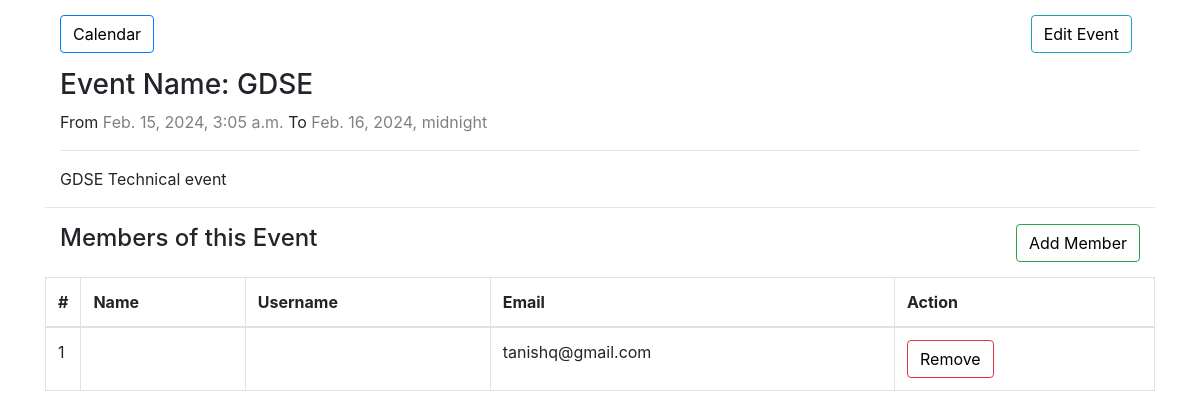
Page /event/2/details/ (signed in) on the committed database.
### calendarapp/models/event.py (models this page shows, shortened)
class Event(EventAbstract):
    user = models.ForeignKey(User, on_delete=models.CASCADE, related_name="events")
    title = models.CharField(max_length=200)
    description = models.TextField()
    start_time = models.DateTimeField()
    end_time = models.DateTimeField()
    objects = EventManager()

### calendarapp/models/event_member.py (models this page shows, shortened)
class EventMember(EventAbstract):
    event = models.ForeignKey(Event, on_delete=models.CASCADE, related_name="events")
    user = models.ForeignKey(
        User, on_delete=models.CASCADE, related_name="event_members"
    )
    class Meta:
        unique_together = ["event", "user"]

### accounts/models/user.py (models this page shows, shortened)
class User(AbstractBaseUser, PermissionsMixin):
    email = models.EmailField(
        _("Email Address"),
        max_length=255,
        unique=True,
        help_text="Ex: example@example.com",
    )
    is_staff = models.BooleanField(_("Staff status"), default=False)
    is_active = models.BooleanField(_("Active"), default=True)
    date_joined = models.DateTimeField(_("Date Joined"), auto_now_add=True)
    last_updated = models.DateTimeField(_("Last Updated"), auto_now=True)
    objects = UserManager()
    USERNAME_FIELD = "email"

### calendarapp/views/other_views.py (the view)
# urls.py: path("event/<int:event_id>/details/", views.event_details, name="event-detail"),
@login_required(login_url="signup")
def event_details(request, event_id):
    event = Event.objects.get(id=event_id)
    eventmember = EventMember.objects.filter(event=event)
    context = {"event": event, "eventmember": eventmember}
    return render(request, "event-details.html", context)

### templates/event-details.html (shortened to what this page needs)
{% extends 'base.html' %}
{% block content %}
    <div class="container">
        <div class="clearfix">
            <a class="btn btn-primary left" href="{% url 'calendarapp:calendar' %}"> Calendar </a>
            <a class="btn btn-info right mr-2" href="{% url 'calendarapp:event_edit' event.pk %}"> Edit Event </a>
        </div>
        <div class="clearfix">
            <h3>Event Name: {{ event.title }}</h3>
            <p>From <span style="color: gray;">{{ event.start_time }}</span> To <span style="color: gray;">{{ event.end_time }}</span></p>
            <hr>
            <p>{{ event.description }}</p>
        </div>
        <hr>
        <div class="clearfix">
            <h4 class="left" > Members of this Event</h4>
            <a class="btn btn-success right" href="{% url 'calendarapp:add_eventmember' event.id %}"> Add Member </a>
        </div>
        <table class="table table-bordered">
            <thead>
                <tr>
                  <th style="width: 10px">#</th>
                  <th>Name</th>
                  <th>Username</th>
                  <th>Email</th>
                  <th>Action</th>
                </tr>
              </thead>
              <tbody>
                {% for member in eventmember %}
                <tr role="row">
                    <td>{{ forloop.counter }}</td>
                    <td>{{ member.user.first_name }} {{ member.user.last_name }}</td>
                    <td>{{ member.user.username }}</td>
                    <td>{{ member.user.email }}</td>
                    <td>
                        <a class="btn btn-danger" href="{% url 'calendarapp:remove_event' member.id %}">Remove</a>
                    </td>
                </tr>
                {% endfor %}
              </tbody>
        </table>
    </div>
{% endblock %}

### static/css/calender.css (style rules this page uses)
a { color: #17a2b8; }
.left { float: left; }
.right { float: right; }
.btn { outline: none; color: black; background-color: transparent; box-shadow: 0 0 0 0; }
.clearfix { margin: 15px; }

### rows in the picture
Event: title "GDSE", start_time "Feb. 15, 2024, 3:05 a.m.", end_time "Feb. 16, 2024, midnight", description "GDSE Technical event"
EventMember: user.email "tanishq@gmail.com"
